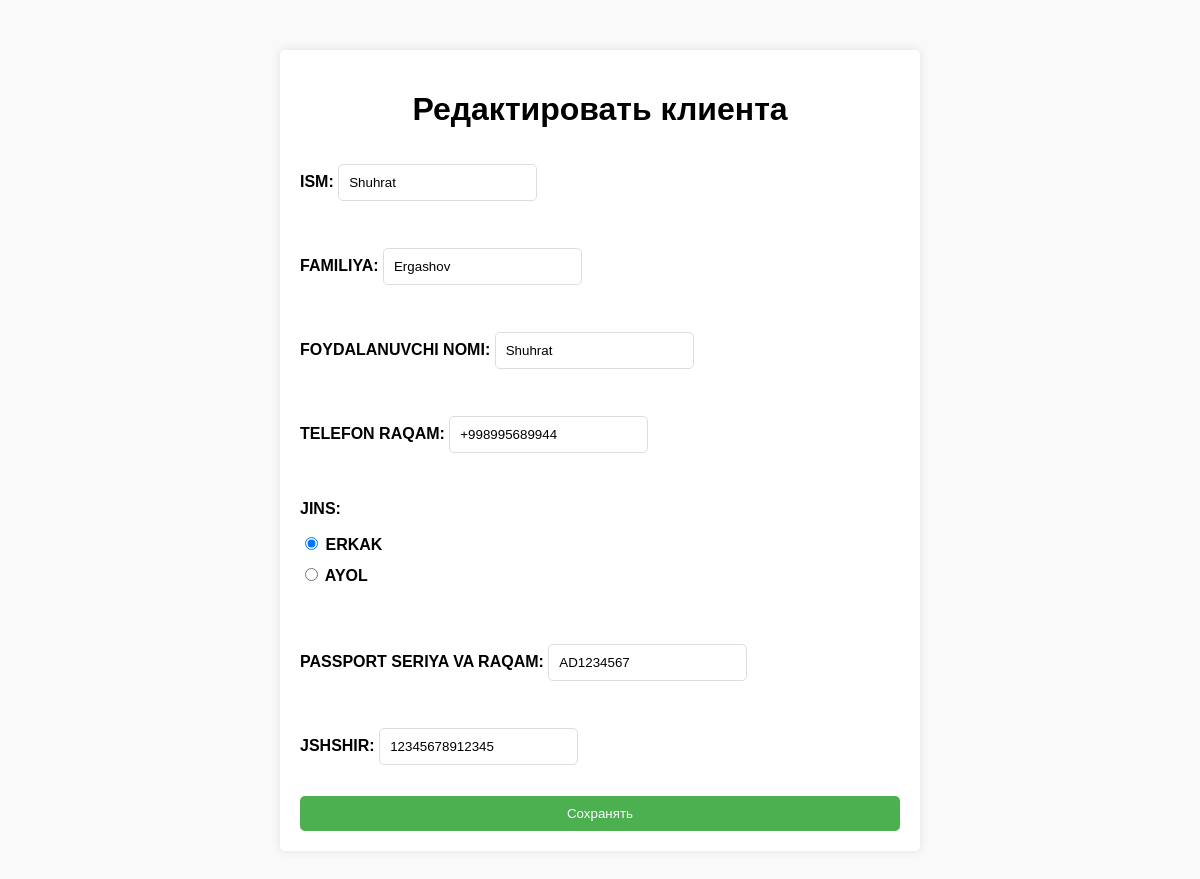
The app's page /mijoz/1/edit/ (signed in) with its own data.
### rental/models.py (models this page shows, shortened)
class Mijozlar(models.Model):
    ism = models.CharField(max_length=255)
    familiya = models.CharField(max_length=255)
    username = models.CharField(max_length=255,unique=True)
    telefon = models.CharField(max_length=20)
    jinsi = models.CharField(max_length=10)
    pasport = models.CharField(max_length=15)
    jshshir = models.CharField(max_length=20)

### rental/views.py (the view)
# urls.py: path('mijoz/<int:pk>/edit/', MijozUpdateView.as_view(), name='edit_mijoz'),
class MijozUpdateView(LoginRequiredMixin,UpdateView):
    model = Mijozlar
    form_class = MijozForm
    template_name = 'edit_mijoz.html'
    success_url = reverse_lazy('mijoz')

### rental/forms.py
class MijozForm(forms.ModelForm):
    ERKAK = 'ERKAK'
    AYOL = 'AYOL'
    JINSI_CHOICES = [
        (ERKAK, 'ERKAK'),
        (AYOL, 'AYOL'),
    ]
    jinsi = forms.ChoiceField(
        choices=JINSI_CHOICES,
        widget=forms.RadioSelect,
        label='JINS'
    )
    class Meta:
        model=Mijozlar
        fields=['ism','familiya','username','telefon','jinsi','pasport','jshshir']
        labels = {
            'ism':'ISM',
            'familiya':'FAMILIYA',
            'username': 'FOYDALANUVCHI NOMI',
            'telefon':'TELEFON RAQAM',
            'pasport':'PASSPORT SERIYA VA RAQAM',
            'jshshir':'JSHSHIR'
        }

### templates/edit_mijoz.html (shortened to what this page needs)
<!DOCTYPE html>
<html lang="en">
<head>
</head>
<body>
    <div class="container">
        <h1>Редактировать клиента</h1>
        <form method="post">
            {{ form.as_p }}
            <button type="submit">Сохранять</button>
        </form>
    </div>
</body>
</html>

### templates/edit_mijoz.html (style rules this page uses)
body { font-family: Arial, sans-serif; background-color: #f9f9f9; margin: 0; padding: 0; }
.container { max-width: 600px; margin: 50px auto; padding: 20px; background-color: #fff; border-radius: 5px; box-shadow: 0 0 10px rgba(0, 0, 0, 0.1); }
h1 { text-align: center; margin-bottom: 20px; }
form { display: flex; flex-direction: column; }
label { margin-bottom: 5px; font-weight: bold; }
input[type="text"], input[type="radio"], input[type="email"], input[type="password"] { padding: 10px; margin-bottom: 15px; border: 1px solid #ddd; border-radius: 5px; }
button { padding: 10px 20px; background-color: #4CAF50; color: white; border: none; border-radius: 5px; cursor: pointer; }

### records on screen
Mijozlar: ism "Shuhrat", familiya "Ergashov", username "Shuhrat", telefon "+998995689944", jinsi "☑ ERKAK ☐ AYOL", pasport "AD1234567", jshshir "12345678912345"
